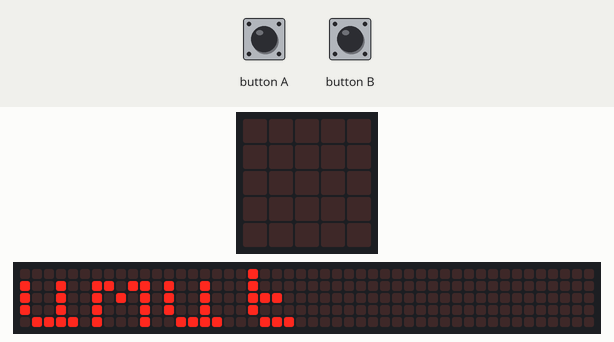
Simulated run of this program. Board: BBC micro:bit (MakeCode). Parts: the board's 5×5 LED display, a strip that is not on the board, showing the scrolling text unrolled. Inputs (shaded band) come from the test bench. The 48×5 strip is a reading aid, not a part: it shows the text the display is scrolling, unrolled, one strip-width of it at a time.

Above: at 11.5 s.
13.0 s: button B pressed for 0.15 s
At 13.7 s:
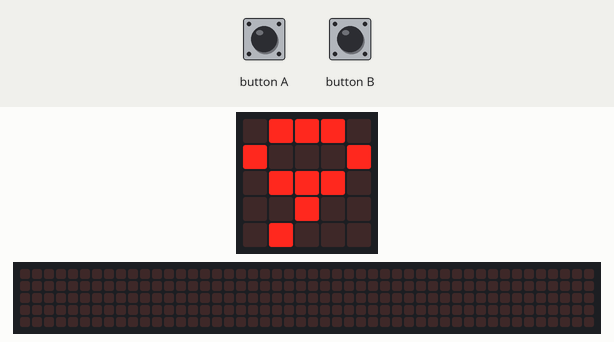
16.1 s: button A pressed for 0.15 s
At 18.0 s:
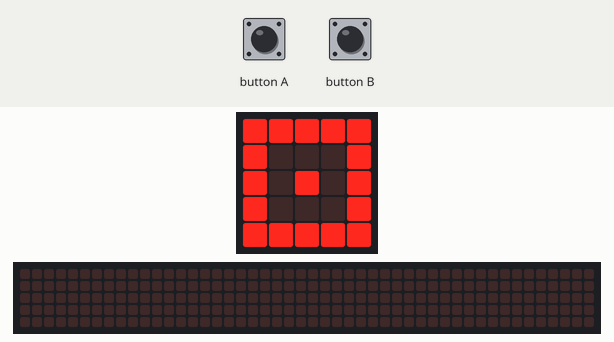
19.2 s: button B pressed for 0.15 s
At 27.05 s:
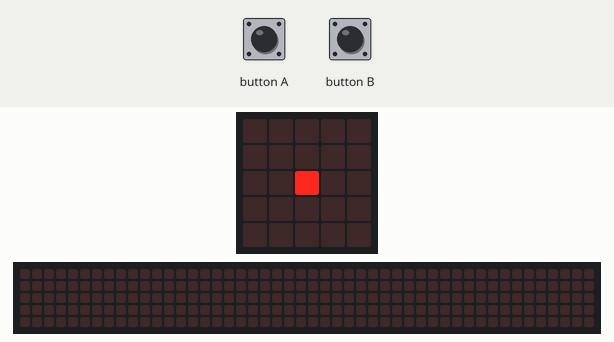

Measured:
- after the input at 13.0 s, the display: changes after 0.15 s (image 1)
- after the input at 16.1 s, the display: first differs from a run without the input after 0.80 s (image 2 shows a later state)
- after the input at 19.2 s, the display: first changes after 0.15 s (image 3 shows a later state)
- what the display in image 1 shows lasts 0.7 s, from 13.2 s to 13.9 s
- what the display in image 3 shows lasts 0.4 s, from 26.9 s to 27.3 s

The program:

main.ts
```typescript
input.onButtonPressed(Button.A, function () {
    hi = 0
})
input.onButtonPressed(Button.B, function () {
    hi = 9
    while (hi >= 0) {
        basic.showNumber(hi)
        hi += -1
    }
    basic.showLeds(`
        . . . . .
        . . . . .
        . . # . .
        . . . . .
        . . . . .
        `)
    basic.showLeds(`
        . . . . .
        . # # # .
        . # . # .
        . # # # .
        . . . . .
        `)
    basic.showLeds(`
        # # # # #
        # . . . #
        # . # . #
        # . . . #
        # # # # #
        `)
})
let hi = 0
basic.showString("2F06 chaumut")
basic.forever(function () {

})
```

test.ts
```typescript
// 在這裡測試；當此封包作為擴充功能時，將不會編譯此內容。
```
